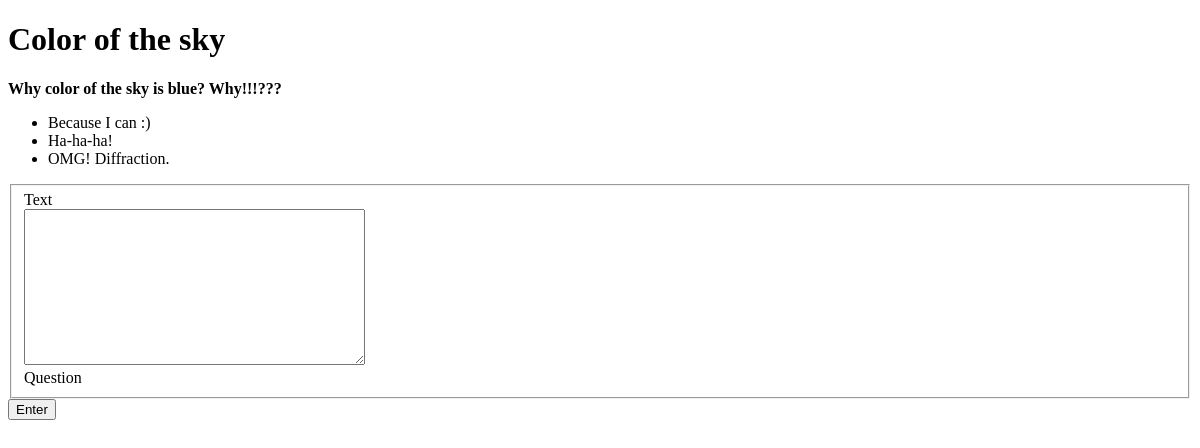
Before: /question/1/ with the older database file.
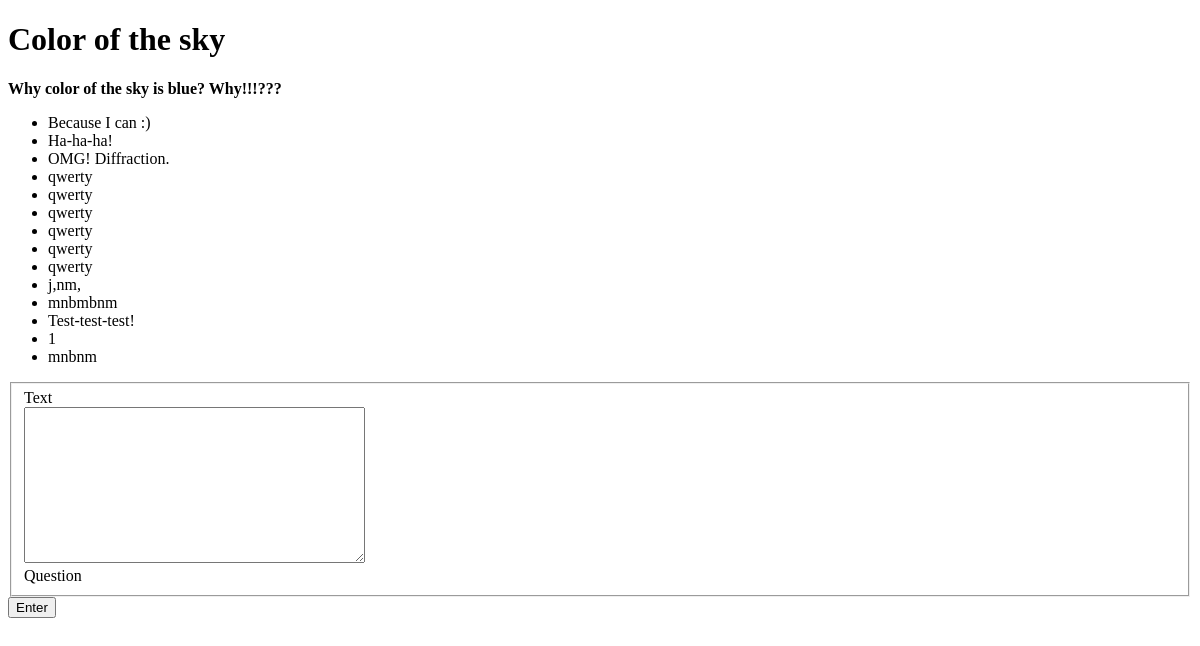
After: the same page with the newer database file.
### qa/models.py (models this page shows, shortened)
class Answer(models.Model):
    text = models.TextField()
    added_at = models.DateField(auto_now_add=True)
    question = models.ForeignKey(Question)
    author = models.ForeignKey(User, on_delete=models.PROTECT)

### qa/views.py (the view)
# urls.py: url(r'^question/(\d+)/$', qa.views.question_details, name='question-details'),
def question_details(request, num):
    if request.method == 'POST':
        form = AnswerForm(request.POST)
        form._user = request.user
        if form.is_valid():
            form.save()
            return HttpResponseRedirect(request.get_full_path())
        else:
            return HttpResponse('OK')
    else:
        question = get_object_or_404(Question, id=num)
        try:
            answers = Answer.objects.filter(question=question)
        except Answer.DoesNotExist:
            answers = None
        return render(request, 'question_detail.html', {
            'title':   question.title,
            'text':    question.text,
            'answers': answers.all()[:],
            'form':    AnswerForm(initial={'question': num}),
            'path':    request.get_full_path(),
            'user':    request.user
        })

### qa/forms.py (shortened to what this page needs)
class AnswerForm(forms.Form):
    text = forms.CharField(widget=forms.Textarea)
    question = forms.IntegerField(widget=forms.HiddenInput())
    def __init__(self, *args, **kwargs):
        self._user = None
        super(AnswerForm, self).__init__(*args, **kwargs)

### qa/templates/question_detail.html (shortened to what this page needs)
<!DOCTYPE html>
<html>
<head>
</head>
<body>
    <h1>{{ title }}</h1>
    <b>{{ text }}</b>
    <ul>
        {% for answ in answers %}
            <li>{{ answ.text }}</li>
        {% endfor %}
    </ul>
    <form class="form-horizontal" method="post" action="{{ path }}">
        <fieldset>
            {% for field in form %}
                <div class="control-group
                    {% if field.errors %}has-error{% endif %}">
                    <label class="control-label">{{ field.label }}</label>
                    <div class="controls">{{ field }}</div>
                </div>
            {% endfor %}
        </fieldset>
        <div class="form-actions">
            <button type="submit" class="btn btn-primary">Enter</button>
        </div>
    </form>
</body>
</html>

Changed rows visible on the page:
added Answer: text "qwerty"
added Answer: text "qwerty"
added Answer: text "qwerty"
added Answer: text "qwerty"
added Answer: text "qwerty"
added Answer: text "qwerty"
added Answer: text "j,nm,"
added Answer: text "mnbmbnm"
added Answer: text "Test-test-test!"
added Answer: text "1"
added Answer: text "mnbnm"
